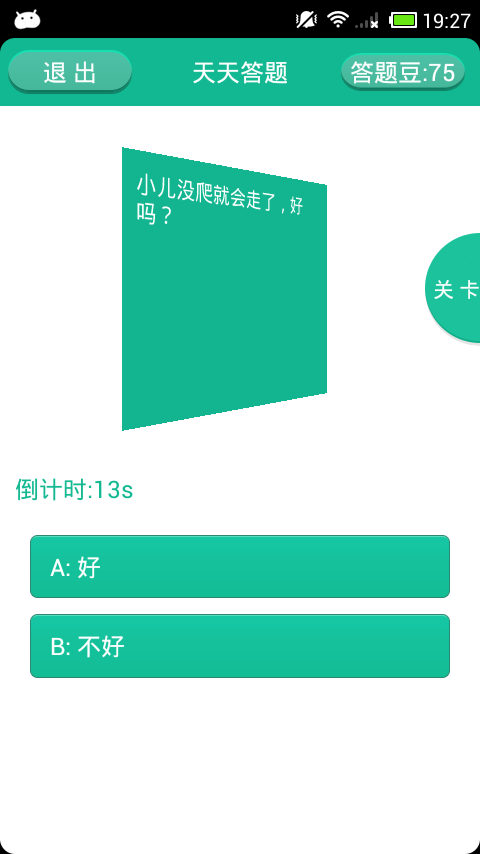
#> input picture screenshot.png, 480 x 854 px
$ python GetImgTool.py
#> lines starting #> are read from the running program, lines starting #| are printed output that depends on the picture
# -*- coding: utf-8 -*-

# @Author  : Skye
# @Time    : 2018/1/9 00:40
# @desc    : adb 获取截屏，截取图片


from PIL import Image
import os
import matplotlib.pyplot as plt


def pull_screenshot():
    os.system('adb shell screencap -p /sdcard/screenshot.png')
    os.system('adb pull /sdcard/screenshot.png .')


pull_screenshot()
img = Image.open("./screenshot.png")
#> img is the input picture: PIL image 480x854 RGBA; mean R, G, B, A 166.2, 221.2, 208.5, 255

# 用 matplot 查看测试分辨率，切割问题和选项区域
#region = img.crop((75, 315, 1167, 789)) # iPhone 7P

question  = img.crop((50, 350, 1000, 560)) # 坚果 pro1
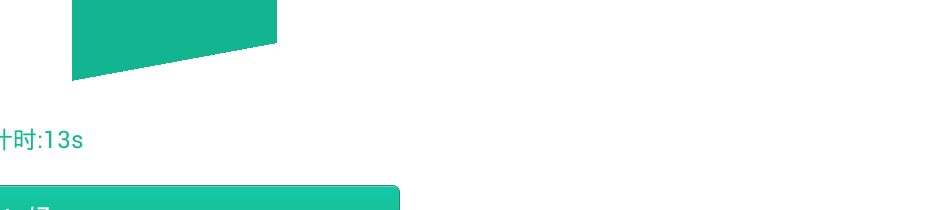
#> question: PIL image 950x210 RGBA; mean R, G, B, A 88.4, 107.5, 103.3, 115.4; transparent parts drawn white
choices = img.crop((75, 535, 990, 1130))
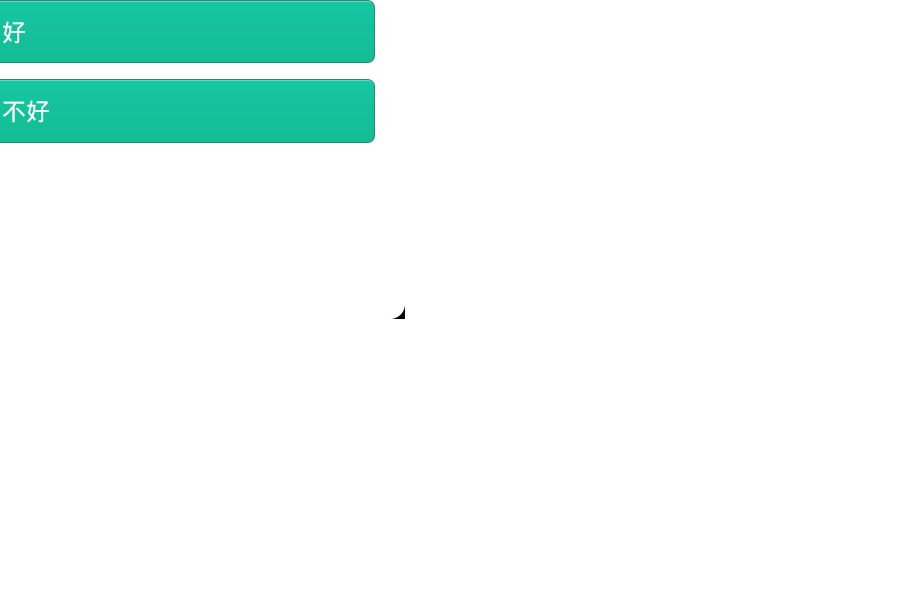
#> choices: PIL image 915x595 RGBA; mean R, G, B, A 40.4, 55, 51.8, 60.5; transparent parts drawn white

plt.subplot(221)
im = plt.imshow(img, animated=True)
plt.subplot(222)
im2 = plt.imshow(question, animated=True)
plt.subplot(212)
im3 = plt.imshow(choices, animated=True)
plt.show()
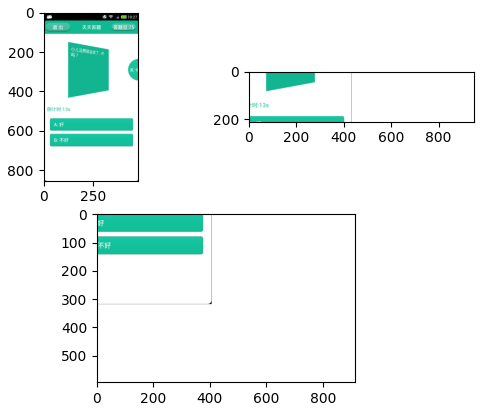
#> figure drawn by matplotlib, 3 panels


def click_screen(x, y):
    print("开始点击按钮，x = " + x + "  y = "+y)
    click_command = "adb shell input tap {} {}".format(x, y)
    print("执行命令："+click_command)
    os.system(click_command)
